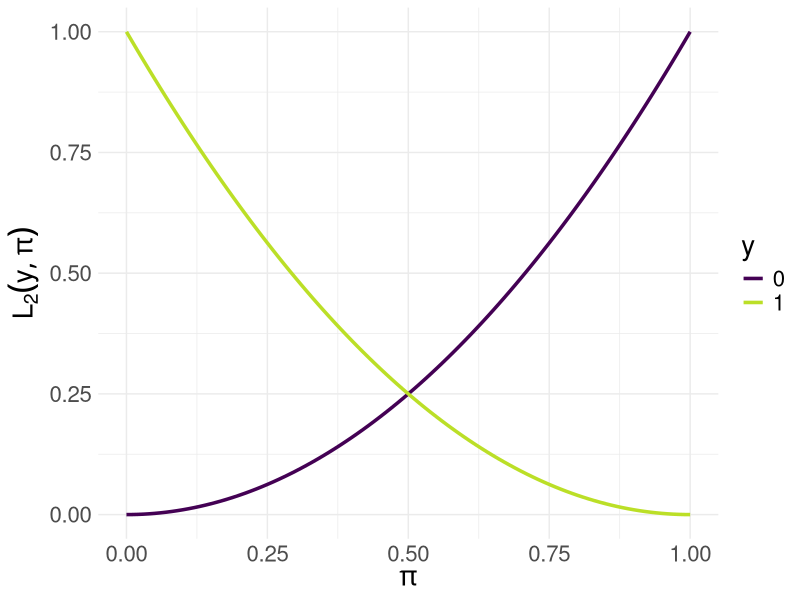
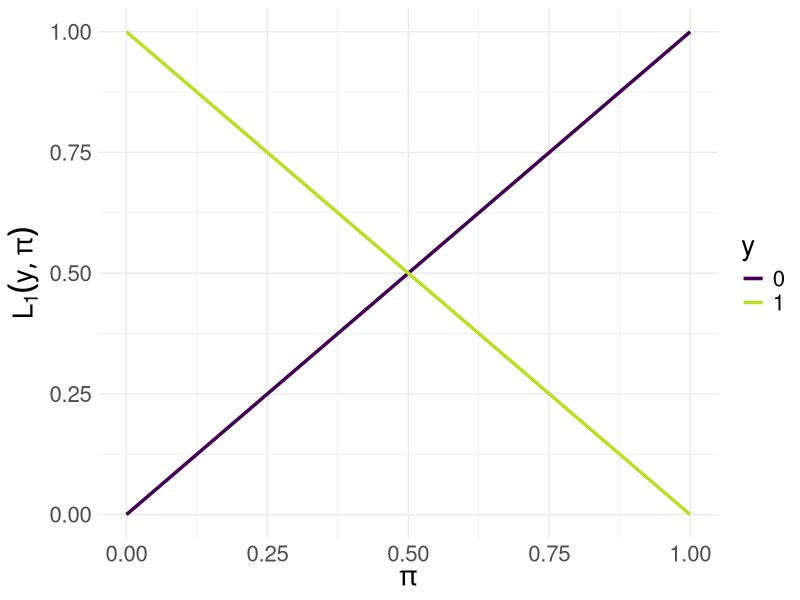

Here is the R script that generated these plots, in order:
# ------------------------------------------------------------------------------
# This script generates two plots for binary classification loss functions.
# 1. The Brier score (squared loss), where for a given parameter x:
#    - For y = 1, the loss is (1-x)^2.
#    - For y = 0, the loss is x^2.
# 2. The L1 loss (absolute error) on probabilities.
#    For a predicted probability p in [0,1]:
#    - For y = 1, L1 loss is 1 - p.
#    - For y = 0, L1 loss is p.
# Both plots are generated with ggplot2 and saved as PNG files.
# ------------------------------------------------------------------------------

library(ggplot2)

# DATA FOR BRIER SCORE ---------------------------------------------------------

x <- seq(0, 1, by = 0.01)
df <- rbind(
  data.frame(x, y = 1, pi = (1 - x)^2),
  data.frame(x, y = 0, pi = x^2)
)
df$y <- as.factor(df$y)

# PLOT: Brier Score ------------------------------------------------------------
p <- ggplot(data = df, aes(x = x, y = pi, color = y)) + 
  geom_line(size = 1.2) + 
  xlab(expression(pi)) + 
  ylab(expression(L[2](y, pi))) + 
  theme_minimal() +
  theme(text = element_text(size = 20)) +
  scale_color_viridis_d(end = 0.9)

ggsave("../figure/brier.png", p, height = 4, width = 9)

# DATA FOR L1 LOSS ON PROBABILITIES --------------------------------------------
p_seq <- seq(0, 1, by = 0.01)
df_l1 <- rbind(
  data.frame(p = p_seq, y = 1, loss = 1 - p_seq),
  data.frame(p = p_seq, y = 0, loss = p_seq)
)
df_l1$y <- as.factor(df_l1$y)

# PLOT: L1 Loss ---------------------------------------------------------------
p_l1 <- ggplot(data = df_l1, aes(x = p, y = loss, color = y)) + 
  geom_line(size = 1.2) + 
  xlab(expression(pi)) + 
  ylab(expression(L[1](y, pi))) + 
  theme_minimal() +
  theme(text = element_text(size = 20)) +
  scale_color_viridis_d(end = 0.9)

ggsave("../figure/l1_loss.png", p_l1, height = 4, width = 9)
